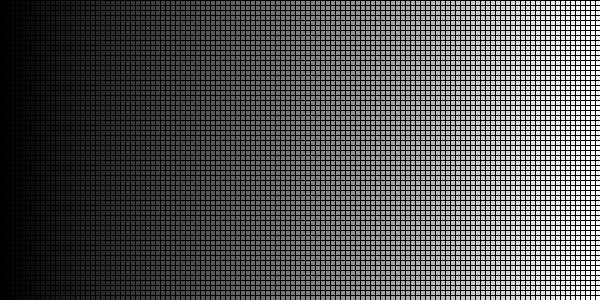
Frame 1 (no input)
Frame 60 (the mouse pressed at the canvas centre just before this capture): identical to frame 1, image omitted
Frame 120 (the mouse held since frame 60 and released just before this capture): identical to frame 1, image omitted

The Processing sketch that drew this single still picture (run headless with seeded random() and noise(); from frame 60 on, the mouse is pressed at the canvas centre):

// Processing sketch: hmwk_example1
// ── hmwk_example1.pde
float a;

void setup(){
  size(600,300);
}

void draw(){
  for ( int x = 0; x< width; x+=5){
    for (int y = 0 ; y < height; y+=5){
      a = map(x,0,width, 0,255);
      fill(a);
      rect(x,y,5,5);
    }
  }
}
